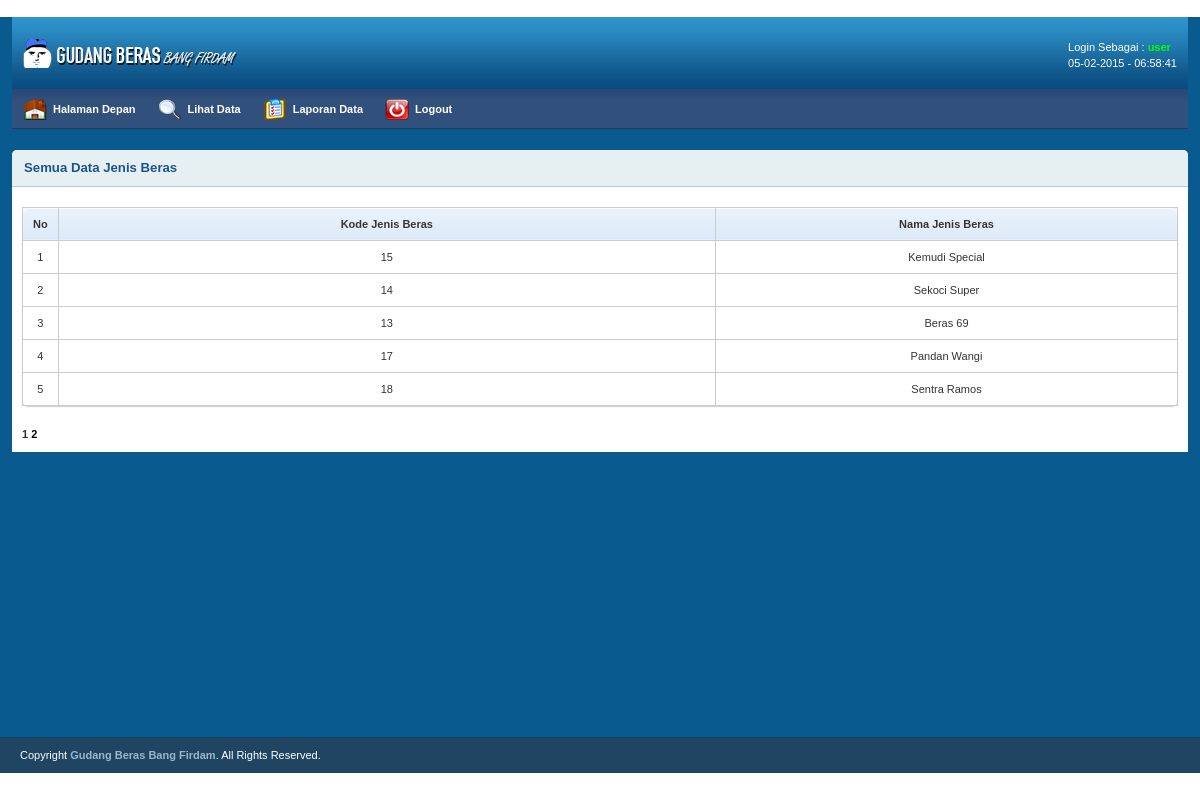
The app's page /main/lihat-jenis-beras.php (signed in) with its own data.
### tables this page shows
CREATE TABLE IF NOT EXISTS `jenis_beras` (
  `kd_jenisberas` int(3) NOT NULL AUTO_INCREMENT,
  `nama_jenisberas` varchar(50) NOT NULL,
  PRIMARY KEY (`kd_jenisberas`)
);

### main/lihat-jenis-beras.php (the view, shortened to what this page needs)
<?php
if(isset($_SESSION["user"]) && ($_SESSION["passwd"])){
?>
﻿<?php include "include/headernav.php"; ?>
        <div class="grid_12" style="margin-bottom:265px;">
            <div class="box round first fullpage">
                <h2>Semua Data Jenis Beras</h2>
                <div class="block">
			<form method="POST" action="lihat-jenis-beras.php">
			<table class="bordered">
    			<thead>
			<?php
			if(isset($_SESSION['level'])){
				if($_SESSION['level'] == "admin"){
			?>
    				<tr>
					<th width="1%"><center>No</center></th>
					<th><center>Kode Jenis Beras</center></th>
					<th width="40%"><center>Nama Jenis Beras</center></th>
					<th width="30%" ><center>Proses</center></th>
    				</tr>
			<?php
				}else if($_SESSION['level'] == "user"){
			?>
				<tr>
					<th width="1%"><center>No</center></th>
					<th><center>Kode Jenis Beras</center></th>
					<th width="40%"><center>Nama Jenis Beras</center></th>
    				</tr>
			<?php
				}
			}
			?>
			<?php
			$i = 1;
			$dataPerPage = 5;
			if(isset($_GET['page'])){
				$noPage = $_GET['page'];
			}else{
				$noPage = 1;
			}
			$offset = ($noPage - 1) * $dataPerPage;
			$keula = mysql_query("SELECT * FROM jenis_beras LIMIT $offset, $dataPerPage");
			while($data=mysql_fetch_array($keula)){
				if(isset($_SESSION['level'])){
					if($_SESSION['level'] == "admin"){
						echo "<tr><td><center>".$i."</center></td>
								<td><center>".$data["kd_jenisberas"]."</center></td>
								<td><center>".$data["nama_jenisberas"]."</center></td>
								<td><center><a href=tampil-edit-jenisberas.php?kd_jenisberas=$data[kd_jenisberas]><img src='../images/main/editz.gif' /></a>  &nbsp;&nbsp;
										<a href='#' onClick=\"return konfirmasiHapus('".$data["kd_jenisberas"]."','".$data["nama_jenisberas"]."');\" value='Hapus'><img src='../images/main/del.gif' /></a></center></td>
							</tr>";
							$i++;
					}else if($_SESSION['level'] == "user"){
								echo "<tr><td><center>".$i."</center></td>
										<td><center>".$data["kd_jenisberas"]."</center></td>
										<td><center>".$data["nama_jenisberas"]."</center></td>
									</tr>";
									$i++;
					}
				}
			}if($_SESSION['level'] == "admin"){
				if(isset($_GET["kd_jenisberas"]) != ""){
					$delete = mysql_query("DELETE FROM jenis_beras WHERE kd_jenisberas=".$_GET['kd_jenisberas']."");
					echo "<script language='javascript'>alert('Data berhasil di Hapus');</script>";
					echo '<meta http-equiv="refresh" content="0; url=lihat-jenis-beras.php">';
				}
			}if($_SESSION['level'] == "user"){
				if($_GET["kd_jenisberas"] != ""){
						echo '<meta http-equiv="refresh" content="0; url=lihat-jenis-beras.php">';
				}
			}
				$hasil = mysql_query("SELECT COUNT(*) AS jumData FROM jenis_beras");
				$data = mysql_fetch_array($hasil);
				$jumData = $data['jumData'];
			$jumPage = ceil($jumData/$dataPerPage);
			?>
    			</thead>
			</table>
			</form>
		<div class="pagi">
		<?php
			for($page = 1; $page <= $jumPage; $page++){
				if((($page >= $noPage - 3) && ($page <= +3)) || ($page ==1) || ($page == $jumPage)){
						if(($page == $noPage)) echo "<b>".$page."</b>";
						else echo "<a href='".$_SERVER['PHP_SELF']."?page=".$page."'> ".$page." </a>";
					}
				}
				?>
		</div>
                </div>
            </div>
        </div>
    </div>
<?php include "include/footerinfo.php"; ?>
</body>
</html>
<?php
}else{
	header("location:../index.php");
}
?>

### css/main/text.css (style rules this page uses)
body { font: 13px/1.5 Tahoma, Helvetica, Arial, 'Liberation Sans', FreeSans, sans-serif; }
h2 { font-size: 23px; }
p, dl, hr, h1, h2, h3, h4, h5, h6, ol, ul, pre, table, address, fieldset { margin-bottom: 20px; }

### css/main/grid.css (style rules this page uses)
.grid_12 { display: inline;float: left;margin-left: 1%;margin-right: 1%; }
.container_12 .grid_12 { width: 98%; }

### css/main/layout.css (style rules this page uses)
body { background: #fff; color: #333; font-size: 11px; padding: 0 0 0px; }
a { color: #000;font-weight:bold;text-decoration: none; }
h1, h2, h3, h4, h5, h6 { line-height:1.2em; margin-bottom:.3em; }
h2 { margin-top:1em; }
.box { background:#fff; margin-bottom:20px; padding:10px 10px 10px 10px; margin-left:-8px; }
.box.round { -moz-border-radius: 5px 5px 0px 0px; -webkit-border-radius: 5px 5px 0px 0px; border-radius: 5px 5px 0px 0px; }
.box h2 { font-size:1.2em; font-weight:bold; color:#1B548D; background:#E6F0F3; margin:-10px -10px 0 -10px; padding:10px 12px; border-bottom:1px solid #B3CBD6; -moz-border-radius: 5px 5px 0px 0px; -webkit-border-radius: 5px 5px 0px 0px; border-radius: 5px 5px 0px 0px; }
.box.first { margin-top:20px; }
.block { padding-top:20px; }
.fullpage { margin-left:0px; }
.bordered { border: solid #ccc 1px; -moz-border-radius: 6px; -webkit-border-radius: 6px; border-radius: 6px; -webkit-box-shadow: 0 1px 1px #ccc; -moz-box-shadow: 0 1px 1px #ccc; box-shadow: 0 1px 1px #ccc; }
.bordered td, .bordered th { border-left: 1px solid #ccc; border-top: 1px solid #ccc; padding: 10px; text-align: left; }
.bordered th { background-color: #dce9f9; background-image: -webkit-gradient(linear, left top, left bottom, from(#ebf3fc), to(#dce9f9)); background-image: -webkit-linear-gradient(top, #ebf3fc, #dce9f9); background-image: -moz-linear-gradient(top, #ebf3fc, #dce9f9); background-image: -ms-linear-gradient(top, #ebf3fc, #dce9f9); background-image: -o-linear-gradient(top, #ebf3fc, #dce9f9); background-image: linear-gradient(top, #ebf3fc, #dce9f9); -webkit-box-shadow: 0 1px 0 rgba(255,255,255,.8) inset; -moz-box-shadow:0 1px 0 rgba(255,255,255,.8) inset; box-shadow: 0 1px 0 rgba(255,255,255,.8) inset; border-top: none; text-shadow: 0 1px 0 rgba(255,255,255,.5); }
.bordered td:first-child, .bordered th:first-child { border-left: none; }
.bordered th:first-child { -moz-border-radius: 6px 0 0 0; -webkit-border-radius: 6px 0 0 0; border-radius: 6px 0 0 0; }
.bordered th:last-child { -moz-border-radius: 0 6px 0 0; -webkit-border-radius: 0 6px 0 0; border-radius: 0 6px 0 0; }
.bordered tr:last-child td:first-child { -moz-border-radius: 0 0 0 6px; -webkit-border-radius: 0 0 0 6px; border-radius: 0 0 0 6px; }
.bordered tr:last-child td:last-child { -moz-border-radius: 0 0 6px 0; -webkit-border-radius: 0 0 6px 0; border-radius: 0 0 6px 0; }

### records on screen
jenis_beras: kd_jenisberas "15", nama_jenisberas "Kemudi Special"
jenis_beras: kd_jenisberas "14", nama_jenisberas "Sekoci Super"
jenis_beras: kd_jenisberas "13", nama_jenisberas "Beras 69"
jenis_beras: kd_jenisberas "17", nama_jenisberas "Pandan Wangi"
jenis_beras: kd_jenisberas "18", nama_jenisberas "Sentra Ramos"

### other values on screen
$_SESSION['level'] "user"
